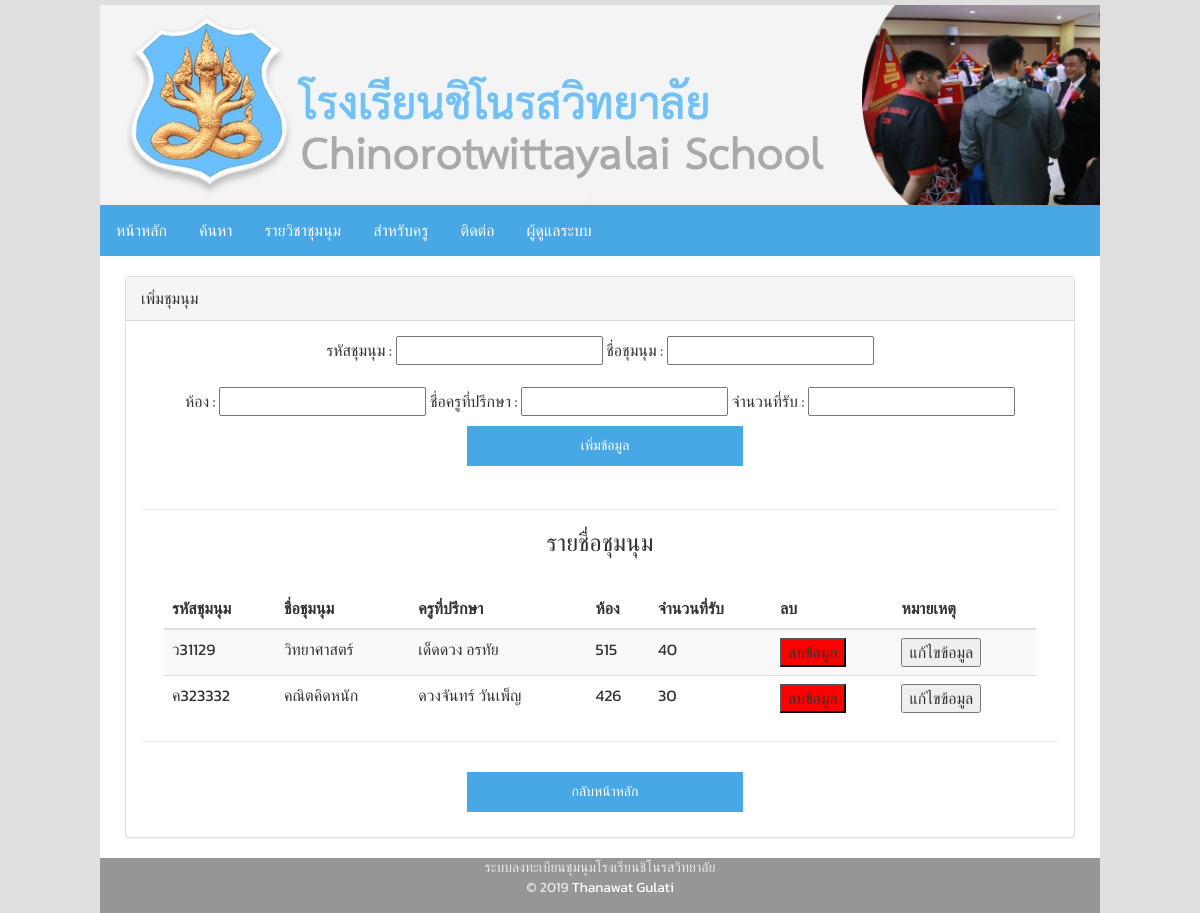
/auth/admin/add_club.php (signed in), run on the app's committed database.
### tables this page shows
CREATE TABLE `clublist` (
  `id` int(11) NOT NULL,
  `club_id` varchar(100) NOT NULL,
  `club_name` varchar(100) NOT NULL,
  `club_tc` varchar(100) NOT NULL,
  `club_class` varchar(100) NOT NULL,
  `count_in` varchar(100) NOT NULL DEFAULT '0',
  `count_all` varchar(100) NOT NULL
);

### auth/admin/add_club.php (the view, shortened to what this page needs)
<?php
    require_once('../../Database/connect.php');
?>
<!DOCTYPE html>
<html lang="en">
<head>
    <link rel="stylesheet" href="https://maxcdn.bootstrapcdn.com/bootstrap/3.3.7/css/bootstrap.min.css">
    <link rel="stylesheet" href="../../css/style.css"/>
</head>
<body>
    <div id="whipper">
        <div id="container">
            <header id="header">
            <img src="../../img/banner.jpg" alt="banner">
            </header>
        <nav>
        <ul>
            <li><a href="../../">หน้าหลัก</a></li>
            <li><a href="../../menu/search.php">ค้นหา</a></li>
            <li><a href="../../menu/clublist.php">รายวิชาชุมนุม</a></li>
            <li><a href="../../menu/clubteacher.php">สำหรับครู</a></li>
            <li><a href="../../menu/contact.php">ติดต่อ</a></li>
            <li><a href="../admin">ผู้ดูแลระบบ</a></li>
        </ul>
        </nav>
        <div id="main">
            <div style="width:100%" id="right">
                <div   style="margin-bottom:20px;"  class="panel panel-default">
                    <div class="panel-heading">เพิ่มชุมนุม</div>
                    <div class="panel-body">
                        <center>
                        <form method="post" action="">
                            รหัสชุมนุม : <input type="text" name="club_id" required/>
                            ชื่อชุมนุม : <input type="text" name="club_name" required/><br><br>
                            ห้อง : <input type="text" name="club_class" required />
                            ชื่อครูที่ปรึกษา : <input type="text" name="club_tc"required/>
                            จำนวนที่รับ : <input type="text" name="count_all"required/>
                            <br><input id="submit" style="width:30%;"type="submit" name="submit" value="เพิ่มข้อมูล"required/>
                        </form>
                        <br>
                        <?php
                echo "<hr><h3>รายชื่อชุมนุม</h3>";
                $strSQL = "SELECT * FROM clublist";
                $objQuery = mysqli_query($conn,$strSQL) or die ("Error Query [".$strSQL."]"); ?>
                <br><table class='table table-striped'>
                <thead>
                <tr>
                <th scope='col'>รหัสชุมนุม</th>
                <th scope='col'>ชื่อชุมนุม</th>
                <th scope='col'>ครูที่ปรึกษา</th>
                <th scope='col'>ห้อง</th>
                <th scope='col'>จำนวนที่รับ</th>
                <th scope='col'>ลบ</th>
                <th scope='col'>หมายเหตุ</th>
                </tr>
                </thead>
                <tbody>
                <?php
	            while($objResult = mysqli_fetch_array($objQuery,MYSQLI_ASSOC))
                { $id = $objResult["id"]
                    ?>
                <tr>
                <td><?php echo $objResult["club_id"];?></td>
                <td><?php echo $objResult["club_name"];?></td>
                <td><?php echo $objResult["club_tc"];?></td>
                <td><?php echo $objResult["club_class"];?></td>
                <td><?php echo $objResult["count_all"];?></td>
                <td>
                <form method="post" action="delete.php">
                <input type="submit" style="background-color:red;" name="delete" value="ลบข้อมูล">
                </form>
                </td>
                <td>
                <form method="post" action="edit_club.php">
                <input type="submit" name="confirm" value="แก้ไขข้อมูล">
                </form>
                </td>
                </tr>
                <?php } ?>
                </tbody>
                </table>
                <hr>
                        <button  style="margin-bottom:10px;width:30%;" id="submit" onclick="location.href='main.php'" >กลับหน้าหลัก</button>
                    </center>
                    </div>
                </div>
        </div>
        <footer class="footer"><br>ระบบลงทะเบียนชุมนุมโรงเรียนชิโนรสวิทยาลัย <br> &copy; <?php echo date('Y');?> <a style="color:white;text-decoration-line: none;"href="https://thanawatgulati.com">Thanawat Gulati</a></footer>
        </div>
    </div>
</body>
</html>

### css/style.css (style rules this page uses)
body { font-family: 'Kanit', sans-serif; font-size: 16px; width: 100%; height: 100%; background-color: rgba(95, 95, 95, 0.2); background-attachment: fixed; }
#whipper { margin: auto; width: 1000px; border: none; border-radius: 100px; }
#right { width:68%; float: right; background-color: #fff; position: relative; height: auto; }
.table { width:95%; margin: auto; }
.footer { width: 100%; background-color: rgb(151, 150, 150); text-align: center; padding: 0px 0px 15px; font-size: 14px; color: #ebe8e8; }
#submit { width: 90%; cursor: pointer; font-family: 'Kanit' , sans-serif; margin-top: 10px; background-color: #47a8e5; color: white; font-size: 14px; height: 40px; border: none; margin-left: 10px; }
div { display: block; }
#container { width: 100%; height: 100%; margin-top: 5px; margin-bottom: 0px; }
#header { width: 100%; height: 200px; }
ul { list-style-type: none; margin: 0; padding: 0; overflow: hidden; background-color: #47a8e5; }
li { float: left; }
li a { font-weight: 300; display: block; color: white; text-align: center; padding: 14px 16px; text-decoration: none; }
.panel { margin: auto; margin-top: 20px; width:95%; }

### data on the page
clublist: club "ว31129", club_name "วิทยาศาสตร์", club_tc "เด็ดดวง อรทัย", club_class "515", count_all "40"
clublist: club "ค323332", club_name "คณิตคิดหนัก", club_tc "ดวงจันทร์ วันเพ็ญ", club_class "426", count_all "30"
